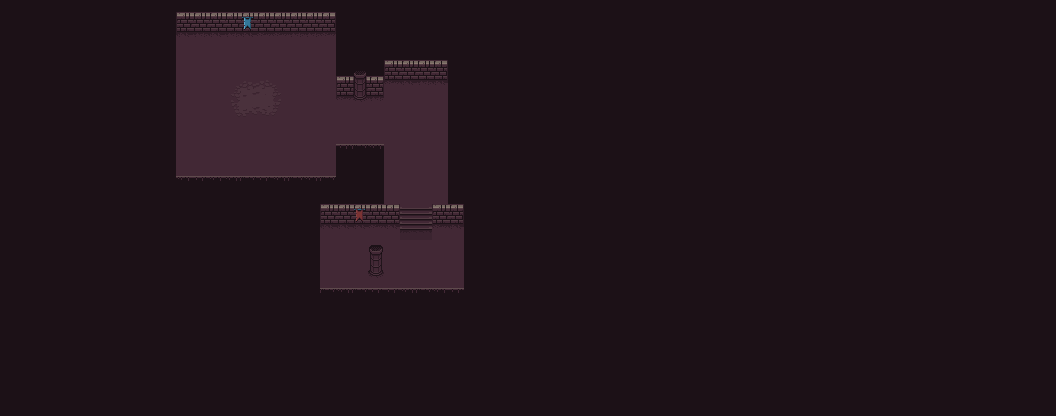

Tiled map render using the project's own tile images. Description and the map definition, with tile-layer contents summarised, below:
An orthogonal 66x26 tile map with 16x16 px tiles, 4 tile layers (background, floor, walls, decoration) and 1 object (playerSpawn).

<map version="2017.05.26" orientation="orthogonal" renderorder="left-down" width="66" height="26" tilewidth="16" tileheight="16" nextobjectid="9">
 <tileset firstgid="1" name="PixelDungeon" tilewidth="16" tileheight="16" tilecount="256" columns="16">
  <image source="../tilesets/PixelDungeonTileset.png" width="256" height="256" />
 </tileset>
 <layer name="background" width="66" height="26">
  <data>[1716 cells, 1716 non-empty, 1 distinct tile ids]</data>
 </layer>
 <layer name="floor" width="66" height="26">
  <data>[1716 cells, 169 non-empty, 24 distinct tile ids]</data>
 </layer>
 <layer name="walls" width="66" height="26">
  <data>[1716 cells, 102 non-empty, 15 distinct tile ids]</data>
 </layer>
 <layer name="decoration" width="66" height="26">
  <data>[1716 cells, 3 non-empty, 3 distinct tile ids]</data>
 </layer>
 <objectgroup name="entity">
  <object id="7" name="playerSpawn" gid="146" x="256" y="80" width="16" height="16" />
 </objectgroup>
</map>
